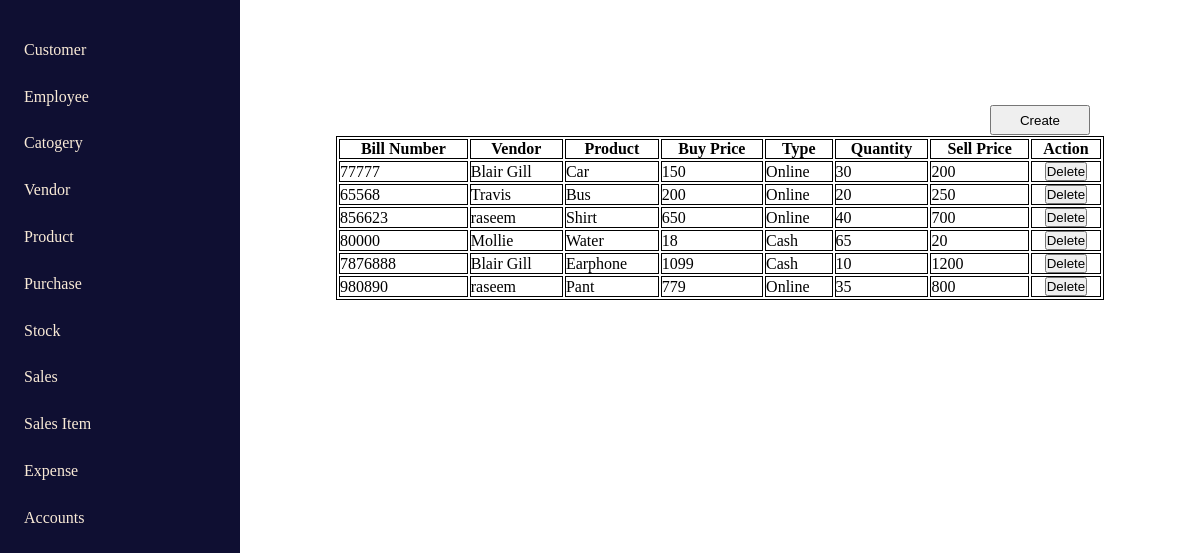
/purchase, run on the app's committed database.
### home/models.py (models this page shows, shortened)
class purchaseFormData(models.Model):
    bill = models.TextField(max_length=200)
    vendor = models.ForeignKey(vendorContactForm, on_delete=models.CASCADE)
    product = models.ForeignKey(productFormData, on_delete=models.CASCADE)
    buy = models.TextField(max_length=200)
    type = models.CharField(max_length=200, default='Cash')
    quantity = models.TextField(max_length=200, null=True, blank=True)
    sell = models.TextField(max_length=200)

class vendorContactForm(models.Model):
    name = models.CharField(max_length=200)
    phone = models.CharField(max_length=200)
    email = models.EmailField(max_length=200)

class productFormData(models.Model):
    product = models.ForeignKey(categoryFormData, on_delete=models.CASCADE)
    name = models.TextField(max_length=200)
    price = models.TextField(max_length=200)

### home/views.py (the view)
# urls.py: path('purchase', purchase, name='purchase'),
def purchase(request):
    purchase = purchaseFormData.objects.all()
    return render(request, 'purchase.html', {'purchase': purchase})

### templates/purchase.html (shortened to what this page needs)
{% extends "index.html" %}
{% block purchase_content %}
<div class="table_container">
    <button class="create_btn"><a href="{% url 'purchaseForm' %}" style = "color : black;">Create</a></button>
    <table>
        <tbody>
            <th>Bill Number</th>
            <th>Vendor</th>
            <th>Product</th>
            <th>Buy Price</th>
            <th>Type</th>
            <th>Quantity</th>
            <th>Sell Price</th>
            <th>Action</th>
        </tbody>
        <tbody>
            {% for f in purchase %}
            <tr>
                <td>{{f.bill}}</td>
                <td>{{f.vendor.name}}</td>
                <td>{{f.product.name}}</td>
                <td>{{f.buy}}</td>
                <td>{{f.type}}</td>
                <td>{{f.quantity}}</td>
                <td>{{f.sell}}</td>
                <td class="action">
                    <button><a href="{% url 'deleteDataPurchase' f.id %}" style = "color : black;">Delete</a></button>
                </td>
            </tr>
            {% endfor %}
        </tbody>
    </table>
    {% endblock purchase_content %}

### templates/index.html (style rules this page uses)
* { margin: 0%; padding: 0%; }
a { text-decoration: none; }

### templates/purchase.html (style rules this page uses)
* { color: black; }
table { border: 1px solid black; width: 80%; height: auto; }
.table_container { width: 80%; display: flex; padding: 3% 0%; justify-content: center; position: absolute; top: 100px; right: 0px; }
th,td { border: 1px solid black; }
.action { display: flex; justify-content: space-around; }
tr a { width: 50px; color: black; }
.create_btn { position: absolute; right: 110px; top: 5px; width: 100px; height: 30px; }

### data on the page
purchaseFormData: bill "77777", vendor.name "Blair Gill", product.name "Car", buy "150", type "Online", quantity "30", sell "200"
purchaseFormData: bill "65568", vendor.name "Travis", product.name "Bus", buy "200", type "Online", quantity "20", sell "250"
purchaseFormData: bill "856623", vendor.name "raseem", product.name "Shirt", buy "650", type "Online", quantity "40", sell "700"
purchaseFormData: bill "80000", vendor.name "Mollie", product.name "Water", buy "18", type "Cash", quantity "65", sell "20"
purchaseFormData: bill "7876888", vendor.name "Blair Gill", product.name "Earphone", buy "1099", type "Cash", quantity "10", sell "1200"
purchaseFormData: bill "980890", vendor.name "raseem", product.name "Pant", buy "779", type "Online", quantity "35", sell "800"
